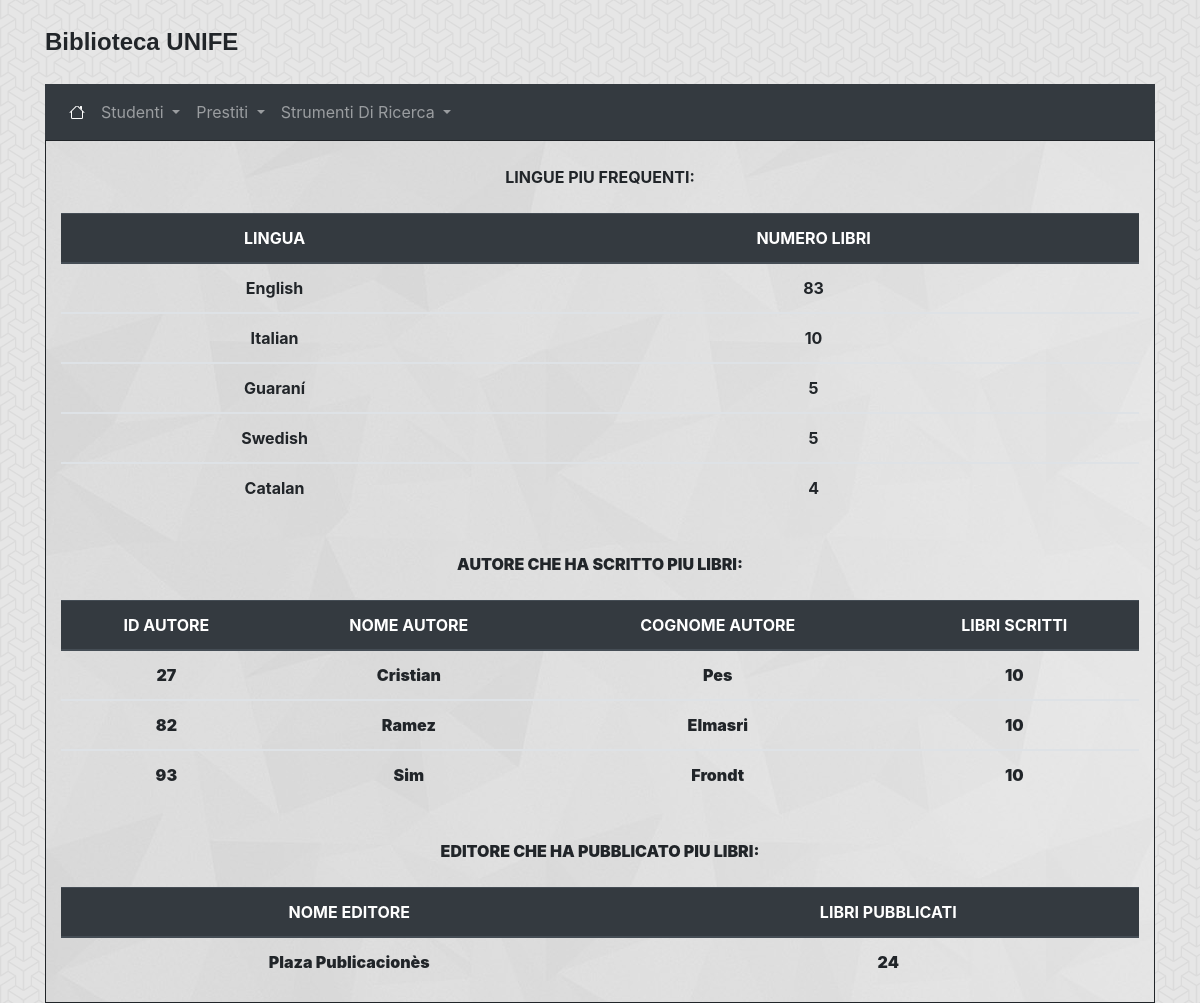
The page /SITO/Strumenti/statistiche.php on the database its author committed.
### tables this page shows
CREATE TABLE AUTORE(
    ID_AUT          INT         NOT NULL,
    NOME_A          VARCHAR(30) NOT NULL,
    COGNOME_A       VARCHAR(30) NOT NULL,
    DATANASCITA     DATE,
    LUOGO_NASCITA   VARCHAR(30),         
     

    PRIMARY KEY(ID_AUT)
);

### SITO/Strumenti/statistiche.php (the view, shortened to what this page needs)
<!DOCTYPE HTML>
<html lang="en">
  <head>
    <link rel="stylesheet" href="https://stackpath.bootstrapcdn.com/bootstrap/4.5.0/css/bootstrap.min.css">
     <link rel="stylesheet" href="../css/style.css">
  </head>
  <body>
        <div class="container">
            <br>
            <div class="col md-3 titolo right row">
            <b><font face="arial" size="5">Biblioteca UNIFE</font></b>
            </div>
            <div class="row">
            <div class="col md-12">
            <br>
            <nav class="navbar navbar-expand-lg navbar-dark bg-dark">
            <div class="collapse navbar-collapse" id="navbarNavDropdown">
                <ul class="navbar-nav">
                <li class="nav-item active">
                    <a class="nav-link" href="../index.php" id='home'>
                    </a>
                </li>
                <li class="nav-item dropdown">
                    <a class="nav-link dropdown-toggle" href="#" id="navbarDropdownMenuLink" role="button" data-toggle="dropdown" aria-haspopup="true" aria-expanded="false">
                    Studenti
                    </a>
                </li>
                <li class="nav-item dropdown">
                    <a class="nav-link dropdown-toggle" href="#" id="navbarDropdownMenuLink" role="button" data-toggle="dropdown" aria-haspopup="true" aria-expanded="false">
                    Prestiti
                    </a>
                </li>
                <li class="nav-item dropdown">
                    <a class="nav-link dropdown-toggle" href="#" id="navbarDropdownMenuLink" role="button" data-toggle="dropdown" aria-haspopup="true" aria-expanded="false">
                    Strumenti Di Ricerca
                    </a>
                </li>
              </ul>
            </div>
          </nav>
        </div>
      </div>
        <div class="interno col md-12 text-center" >
        <br>
        <b>LINGUE PIU FREQUENTI:<br>
        <br>
        <?php
          $connection = mysqli_connect("127.0.0.1","root","","Biblioteca");
          $queryLingue = "SELECT E_SCRITTO.NOME_LINGUA,COUNT(E_SCRITTO.NOME_LINGUA) AS NUMERO_LIBRI
                            FROM E_SCRITTO
                            GROUP BY E_SCRITTO.NOME_LINGUA
                            ORDER BY NUMERO_LIBRI  DESC
                            LIMIT 5;";
          $result = mysqli_query($connection,$queryLingue);
          echo "<table class=\"table\">
                <thead class='thead-dark'>
                <tr>
                  <th scope=\"col\">LINGUA</th>
                  <th scope=\"col\">NUMERO LIBRI</th>
                </tr>
              </thead>";
          while($row = mysqli_fetch_array($result)){
                echo"<tbody>
                    <tr>
                      <td scope=\"row\">".$row['NOME_LINGUA']."</th>
                      <td scope=\"row\">".$row['NUMERO_LIBRI']."</th>
                    </tr>
                </tbody>";
              }
            echo "</table>";
          ?>
          <br>
          <b>AUTORE CHE HA SCRITTO PIU LIBRI:<br>
          <br>
          <?php
            $queryAutore = "SELECT A.ID_AUT,A.NOME_A,COGNOME_A,COUNT(S.ID_AUT) AS LIBRI_SCRITTI
                              FROM AUTORE A,SCRIVE S
                              WHERE A.ID_AUT=S.ID_AUT
                              GROUP BY A.ID_AUT
                              HAVING LIBRI_SCRITTI=(SELECT MAX(T.LIBRI_SCRITTI)
						                        FROM(SELECT A.ID_AUT,A.NOME_A,COGNOME_A,COUNT(S.ID_AUT) AS LIBRI_SCRITTI
								                    FROM AUTORE A,SCRIVE S
								                    WHERE A.ID_AUT=S.ID_AUT
								                    GROUP BY A.ID_AUT
								                    ORDER BY LIBRI_SCRITTI DESC) AS T)
                              ORDER BY LIBRI_SCRITTI DESC;";
            $result = mysqli_query($connection,$queryAutore);
            echo "<table class=\"table\">
                  <thead class='thead-dark'>
                  <tr>
                    <th scope=\"col\">ID AUTORE</th>
                    <th scope=\"col\">NOME AUTORE</th>
                    <th scope=\"col\">COGNOME AUTORE</th>
                    <th scope=\"col\">LIBRI SCRITTI</th>
                  </tr>
                </thead>";
            while($row = mysqli_fetch_array($result)){
                  echo"<tbody>
                      <tr>
                        <td scope=\"row\">".$row['ID_AUT']."</th>
                        <td scope=\"row\">".$row['NOME_A']."</th>
                        <td scope=\"row\">".$row['COGNOME_A']."</th>
                        <td scope=\"row\">".$row['LIBRI_SCRITTI']."</th>
                      </tr>
                  </tbody>";
                }
              echo "</table>";
            ?>
            <br>
            <b>EDITORE CHE HA PUBBLICATO PIU LIBRI:<br>
            <br>
            <?php
              $queryEditore = "SELECT E.NOME_ED,COUNT(L.COD_ED) AS LIBRI_PUBBLICATI
                                FROM EDITORE E,LIBRO L
                                WHERE E.CODICE=L.COD_ED
                                GROUP BY L.COD_ED
                                HAVING LIBRI_PUBBLICATI=(SELECT MAX(T.LIBRI_PUBBLICATI)
							                         FROM(SELECT E.NOME_ED,COUNT(L.COD_ED) AS LIBRI_PUBBLICATI
									                           FROM EDITORE E,LIBRO L
									                           WHERE E.CODICE=L.COD_ED
									                           GROUP BY L.COD_ED
									                           ORDER BY LIBRI_PUBBLICATI DESC) AS T)
                                ORDER BY LIBRI_PUBBLICATI DESC;";
              $result = mysqli_query($connection,$queryEditore);
              echo "<table class=\"table\">
                    <thead class='thead-dark'>
                    <tr>
                      <th scope=\"col\">NOME EDITORE</th>
                      <th scope=\"col\">LIBRI PUBBLICATI</th>
                    </tr>
                  </thead>";
              while($row = mysqli_fetch_array($result)){
                    echo"<tbody>
                        <tr>
                          <td scope=\"row\">".$row['NOME_ED']."</th>
                          <td scope=\"row\">".$row['LIBRI_PUBBLICATI']."</th>
                        </tr>
                    </tbody>";
                  }
                echo "</table>";
              ?>
            </div>
      </div>
    </body>
  </html>

### SITO/css/style.css (style rules this page uses)
body { background-image:url(../img/escheresque.png); }
.interno { background-image:url(../img/Interno.jpg); border: 1px solid ; }
.right { text-align: right; }

### rows shown on the page
autore: ID_AUT "27", NOME_A "Cristian", COGNOME_A "Pes", LIBRI_SCRITTI "10"
autore: ID_AUT "82", NOME_A "Ramez", COGNOME_A "Elmasri", LIBRI_SCRITTI "10"
autore: ID_AUT "93", NOME_A "Sim", COGNOME_A "Frondt", LIBRI_SCRITTI "10"

### other values the page prints
$row['NOME_LINGUA'] "English"
$row['NUMERO_LIBRI'] "83"
$row['NOME_LINGUA'] "Italian"
$row['NUMERO_LIBRI'] "10"
$row['NOME_LINGUA'] "Guaraní"
$row['NUMERO_LIBRI'] "5"
$row['NOME_LINGUA'] "Swedish"
$row['NOME_LINGUA'] "Catalan"
$row['NUMERO_LIBRI'] "4"
$row['NOME_ED'] "Plaza Publicacionès"
$row['LIBRI_PUBBLICATI'] "24"
